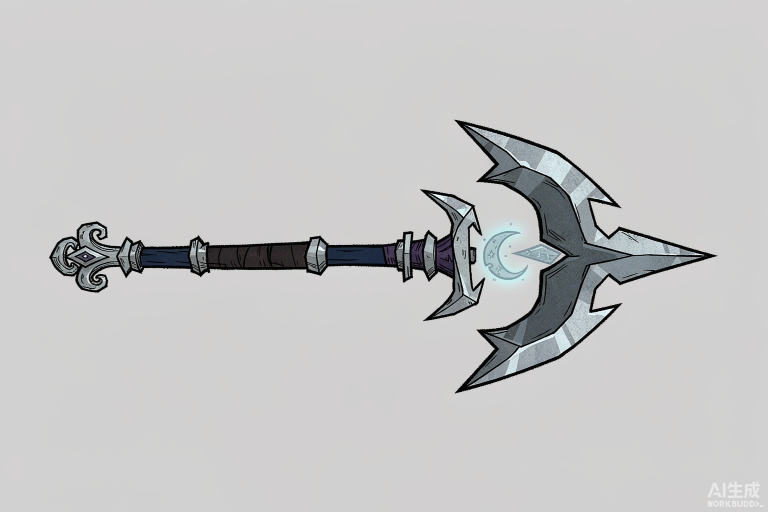
#> input picture generated-images/A_single_stylized_polearm_weap_2026-10-25T05-15-43.png, 1536 x 1024 px, found by its file name (shown at 1/2 size)
$ python make_tail_moon_glass.py
#> lines starting #> are read from the running program, lines starting #| are printed output that depends on the picture
# -*- coding: utf-8 -*-
"""
只把【枪尾月亮】改成玻璃蓝色（青蓝 + 高光 + 内发光 + 外发光），
枪头后月牙保持原样。
"""
from PIL import Image, ImageFilter

SRC = r'c:\ds_mod\generated-images\A_single_stylized_polearm_weap_2026-10-25T05-15-43.png'
DST = r'c:\ds_mod\generated-images\spear_src_tailmoon.png'

im = Image.open(SRC).convert('RGBA')
w, h = im.size
#> w = 1536; h = 1024
px = im.load()

def is_bg(p):
    r, g, b = p[:3]
    mx = max(r, g, b); mn = min(r, g, b)
    return (mx - mn) <= 20 and 170 <= mx <= 228

# ---------- 枪尾月亮椭圆区域 ----------
TCX, TCY, TRX, TRY = 192, 541, 102, 55

def in_ellipse(x, y, cx, cy, rx, ry):
    dx = (x - cx) / float(rx)
    dy = (y - cy) / float(ry)
    return dx * dx + dy * dy <= 1.0

out = im.copy()
op = out.load()

# ---------- 1) 玻璃蓝染色 ----------
for y in range(max(0, TCY - TRY), min(h, TCY + TRY + 1)):
    for x in range(max(0, TCX - TRX), min(w, TCX + TRX + 1)):
        if not in_ellipse(x, y, TCX, TCY, TRX, TRY):
            continue
        r, g, b, a = op[x, y]
        if a == 0 or is_bg((r, g, b)):
            continue
        lum = (r * 299 + g * 587 + b * 114) / 1000.0
        # 保留黑色描边
        if lum < 50:
            continue
        t = max(0.0, min(1.0, (lum - 50.0) / 165.0))
        # 玻璃蓝：暗部 (18,85,140) -> 亮部 (130,225,240) —— 青蓝、通透
        tr = 18 + (130 - 18) * t
        tg = 85 + (225 - 85) * t
        tb = 140 + (240 - 140) * t
        k = 0.88
        op[x, y] = (
            int(max(0, min(255, r * (1 - k) + tr * k))),
            int(max(0, min(255, g * (1 - k) + tg * k))),
            int(max(0, min(255, b * (1 - k) + tb * k))),
            a,
        )

# ---------- 2) 玻璃高光（顶部亮带，模拟玻璃反光） ----------
for y in range(max(0, TCY - TRY), min(h, TCY + TRY + 1)):
    for x in range(max(0, TCX - TRX), min(w, TCX + TRX + 1)):
        if not in_ellipse(x, y, TCX, TCY, TRX, TRY):
            continue
        r, g, b, a = op[x, y]
        if a == 0 or is_bg((r, g, b)):
            continue
        # 上半部分（y 偏上）加强高光
        rel_y = (y - (TCY - TRY)) / float(TRY * 2)
        if rel_y < 0.42:
            boost = (0.42 - rel_y) / 0.42   # 0~1，越靠上越强
            hk = 0.55 * boost
            op[x, y] = (
                int(min(255, r + (235 - r) * hk)),
                int(min(255, g + (252 - g) * hk)),
                int(min(255, b + (255 - b) * hk)),
                a,
            )

# ---------- 3) 外发光（玻璃通透光晕） ----------
mask = Image.new('L', (w, h), 0)
#> mask: PIL image 1536x1024 L; every value is 0
mk = mask.load()
for y in range(max(0, TCY - TRY), min(h, TCY + TRY + 1)):
    for x in range(max(0, TCX - TRX), min(w, TCX + TRX + 1)):
        if not in_ellipse(x, y, TCX, TCY, TRX, TRY):
            continue
        r, g, b, a = op[x, y]
        if a == 0 or is_bg((r, g, b)):
            continue
        lum = (r * 299 + g * 587 + b * 114) / 1000.0
        if lum > 80:
            mk[x, y] = int(min(255, (lum - 80) * 2.0))

halo1 = mask.filter(ImageFilter.GaussianBlur(6))
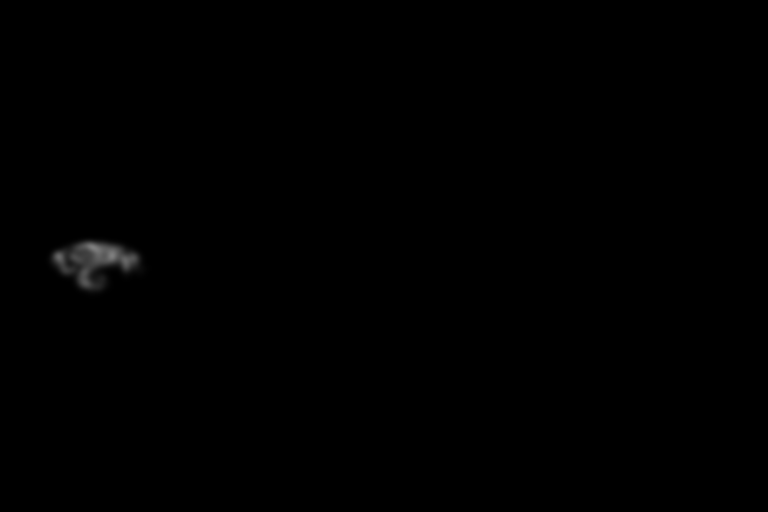
#> halo1: PIL image 1536x1024 L (shown at 1/2 size); min 0, max 127, mean 0.5
halo2 = mask.filter(ImageFilter.GaussianBlur(14))
h1 = halo1.load()
h2 = halo2.load()

halo_layer = Image.new('RGBA', (w, h), (0, 0, 0, 0))
#> halo_layer: PIL image 1536x1024 RGBA; every value is 0
hl = halo_layer.load()
for y in range(max(0, TCY - TRY - 30), min(h, TCY + TRY + 30)):
    for x in range(max(0, TCX - TRX - 30), min(w, TCX + TRX + 30)):
        v1 = h1[x, y]
        v2 = h2[x, y]
        if v1 == 0 and v2 == 0:
            continue
        alpha = int(min(150, v1 * 0.50 + v2 * 0.38))
        if alpha > 0:
            hl[x, y] = (110, 205, 245, alpha)   # 玻璃青蓝光

final = Image.new('RGBA', (w, h), (0, 0, 0, 0))
final.paste(halo_layer, (0, 0), halo_layer)
final.paste(out, (0, 0), out)

final.convert('RGB').save(DST)
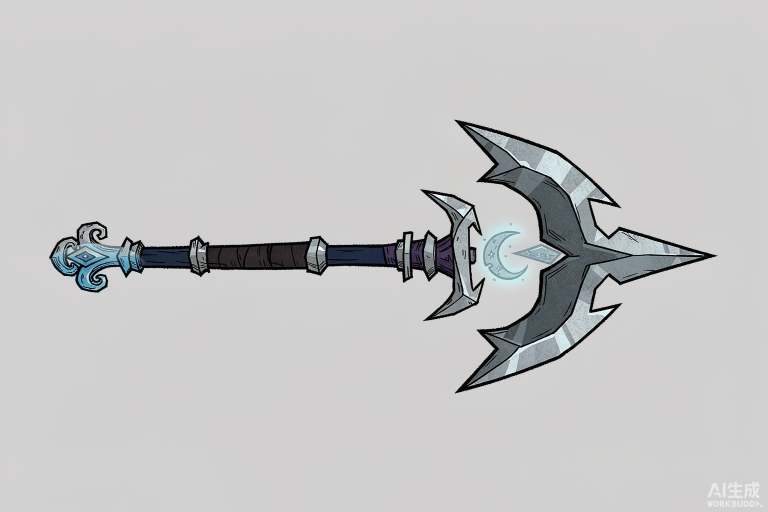
#> saved as spear_src_tailmoon.png: PIL image 1536x1024 RGB (shown at 1/2 size); mean R, G, B 197.5, 197.4, 197.8
print('saved', DST)

$ run again, with generated-images/A_single_stylized_polearm_weap_2026-10-25T05-10-43.png copied over generated-images/A_single_stylized_polearm_weap_2026-10-25T05-15-43.png
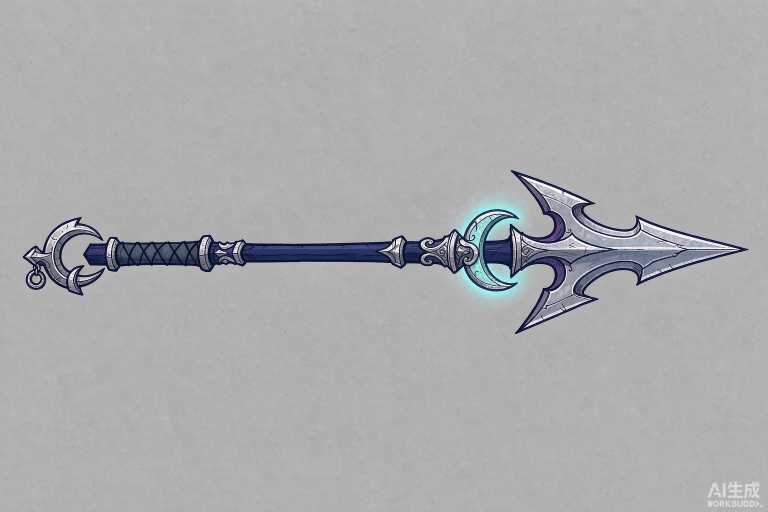
#> input picture generated-images/A_single_stylized_polearm_weap_2026-10-25T05-10-43.png, 1536 x 1024 px, found by its file name (shown at 1/2 size)
#> mask: PIL image 1536x1024 L; every value is 0
#> `halo1 = mask.filter(ImageFilter.GaussianBlur(6))`:
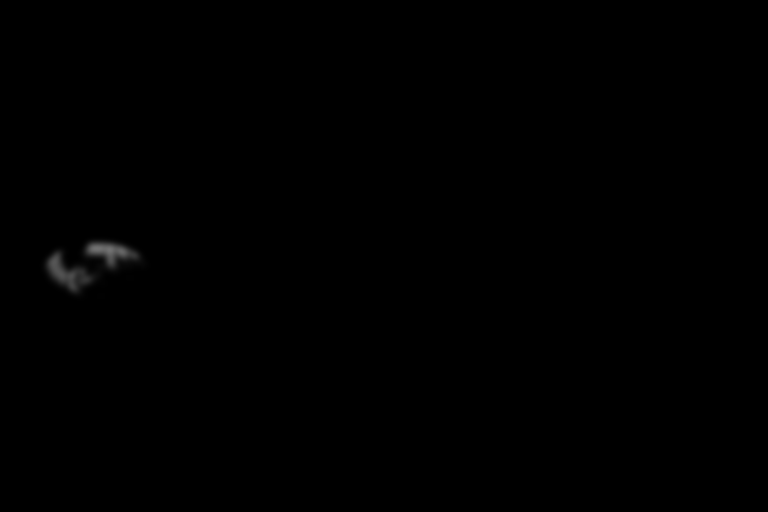
#> halo1: PIL image 1536x1024 L (shown at 1/2 size); min 0, max 114, mean 0.3
#> `final.convert('RGB').save(DST)`:
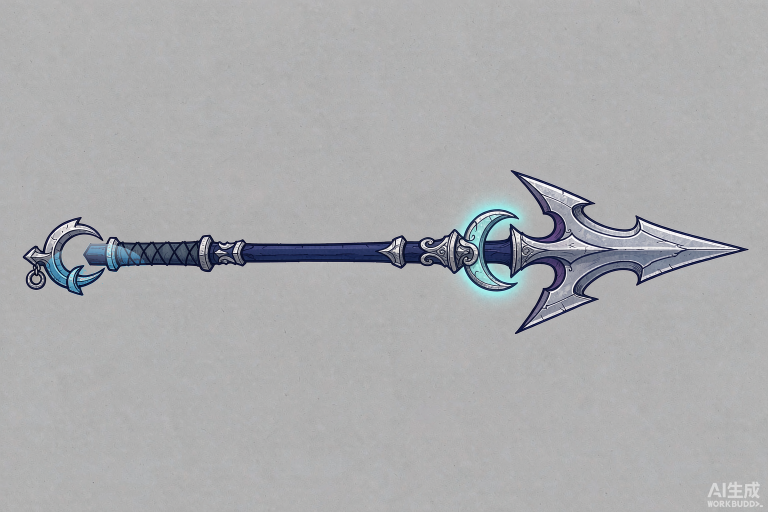
#> saved as spear_src_tailmoon.png: PIL image 1536x1024 RGB (shown at 1/2 size); mean R, G, B 171, 171.8, 173.7
